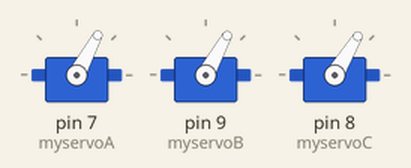
Bench run of a sketch on a simulated Arduino Uno, built with avr-gcc and run on an emulated ATmega328P. On the bench: 3 × servo. What the sketch prints to the serial monitor is not drawn. At 24.0 s the program stops and its outputs stay as they are.

Above: at 4.05 s.
Timing chart, 0 to 7.0 s (numbered marks = the images above):
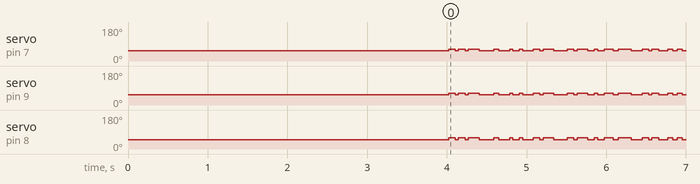

The sketch:

excitationJumpWithStoringPRBS_BT.ino
```cpp
#define UP 1
#define DOWN 2

#include <Servo.h>

// PRBS generator based on Galois LFSR algorithm
class PRBSGenerator {
public:
    PRBSGenerator(unsigned int seed) : state(seed) {}

    bool operator()() {
        bool feedback = (state & 0x1) ^ ((state & 0x2) >> 1);
        state = (state >> 1) | (feedback ? 0x80000000 : 0);
        return feedback;
    }

private:
    unsigned int state;
};

// Servos definition
Servo myservoA;
Servo myservoB;
Servo myservoC;

// Mode definition
int mode;
int a;

// Positions
float posB, posC, posA;

// Calibrate offsets
float offsetA = 4;
float offsetB = -3;
float offsetC = -1;

// Control parameters
float lowA = 49;
float lowB = 56;
float lowC = 50;

float highA = 58;
float highB = 64;
float highC = 60;

int idTime = 20000;
int delayTime = 10;

void setup() {
  // initialize serial
  Serial.begin(115200);

  // positions initialization
  posA = lowA;
  posB = lowB;
  posC = lowC;

  // servos setup
  myservoA.attach(7);
  myservoB.attach(9);
  myservoC.attach(8);
  updateServos(posB, posC, posA);

  delay(4000);

  // mode initialization
  mode = DOWN;
  a = 1;
  Serial.println("Printing PRBS values to Serial Monitor");
}

void loop() {
  PRBSGenerator prbs(millis());
  bool prbs_output = prbs();
  static unsigned long startTime = millis();

  Serial.println(prbs_output);

  // Store PRBS values for 20 seconds
  if (millis() - startTime > 20000) {
    posA = lowA;
    posB = lowB;
    posC = lowC;
    updateServos(posB, posC, posA);
    while (true);  // Stop program execution
  }

  switch (mode) {
    case UP:
      posA = highA;
      posB = highB;
      posC = highC;
      updateServos(posB, posC, posA);
      if (!prbs_output) {
        mode = DOWN;
      }
      break;

    case DOWN:
      posA = lowA;
      posB = lowB;
      posC = lowC;
      updateServos(posB, posC, posA);
      if (prbs_output) {
        mode = UP;
      }
      break;
  }
  delay(delayTime);
}

void updateServos(float posB, float posC, float posA) {
  myservoA.write(posA + offsetA);
  myservoB.write(posB + offsetB);
  myservoC.write(posC + offsetC);
}
```
